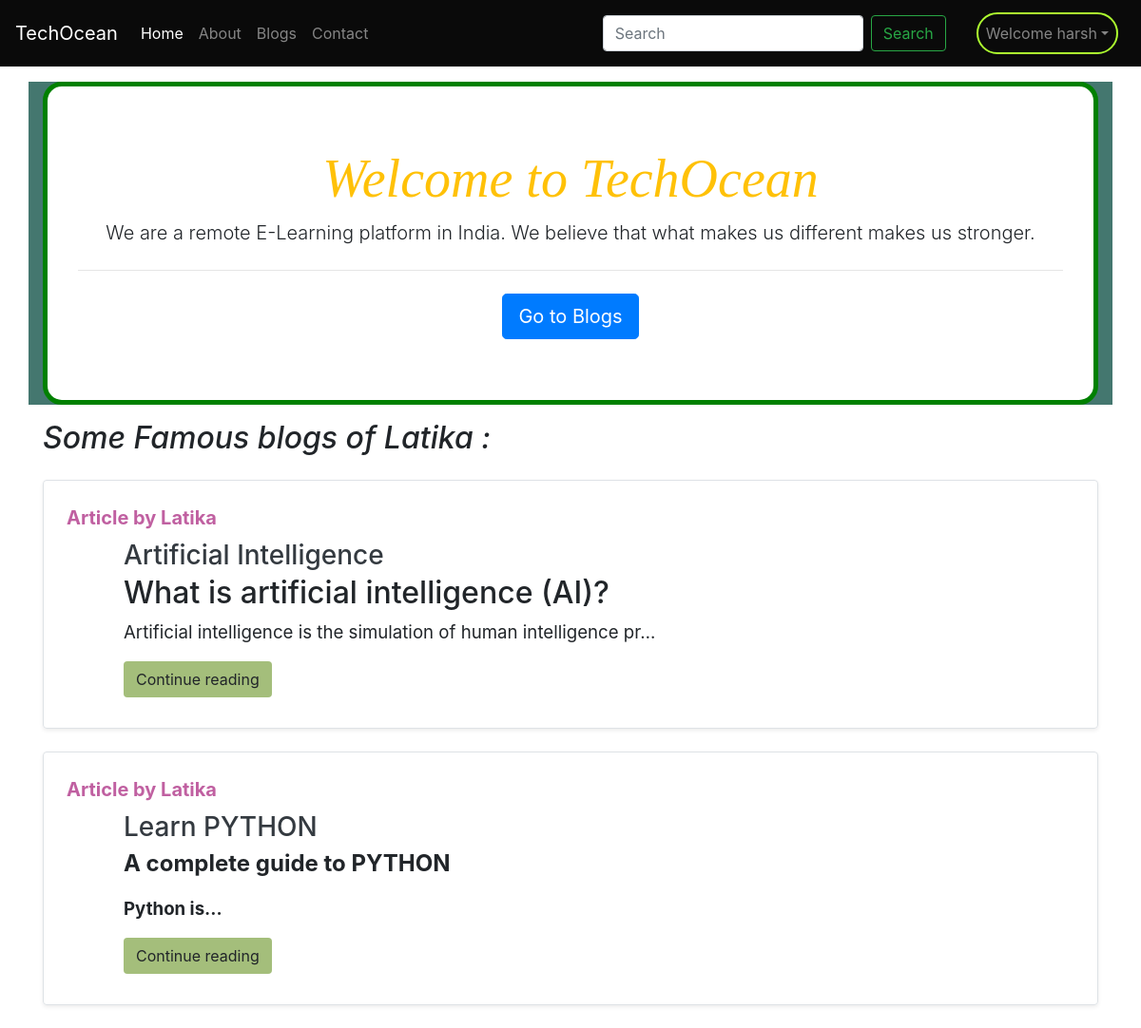
The app's page / (signed in) with its own data.
### blog/models.py (models this page shows, shortened)
class Post(models.Model):
    sno=models.AutoField(primary_key=True)
    title=models.CharField(max_length=255)
    author=models.CharField(max_length=14)
    slug=models.CharField(max_length=130)
    views= models.IntegerField(default=0)
    timeStamp=models.DateTimeField(blank=True)
    content=models.TextField()

### home/views.py (the view)
# urls.py: 2. Add a URL to urlpatterns:  path('', views.home, name='home')
def home(request):
     allPosts= Post.objects.all()
     context={'allPosts': allPosts}
     return render(request, "home/home.html", context)

### templates/home/home.html (shortened to what this page needs)
{% extends 'base.html' %}
{% block homeactive %} active {% endblock homeactive %}
{% block body %}
<div style="background-color: rgb(68, 119, 111);" class="container">
  <div style=" border: 5px solid green;" class="welcome-banner jumbotron my-3">
    <h1 style="font-family: 'Roboto Slab', serif;" class=" font-italic text-warning display-4">Welcome to TechOcean</h1>
    <p class="lead">We are a remote E-Learning platform in India. We believe that what makes us different makes us
      stronger.</p>
    <hr class="my-4">
    <a class="div-animate btn btn-primary btn-lg" href="/blog" role="button">Go to Blogs</a>
  </div>
</div>
<div class="container my-3">
  <h2 class=" font-italic">Some Famous blogs of Latika :</h2>
  {% for post in allPosts %}
  {% if post.author == 'Latika'%}
  <div class="row no-gutters border rounded overflow-hidden flex-md-row mb-4 shadow-sm h-md-250 my-4 position-relative">
    <div class="col p-4 d-flex flex-column position-static">
        <div style="color: #C060A1; font-size: 20px;">
            <strong class="d-inline-block mb-2">Article  by {{ post.author }}</strong>
        </div>
        <div style="margin-left: 60px;">
            <h3 class="mb-0"><a class="text-dark" href="/blog/{{post.slug}}">{{ post.title }} </a> </h3>
            <p class="card-text mb-auto"> <div class="preview">{{ post.content | safe | truncatechars:200}} </div></p>
            <div class="my-2">
                <a style="background-color: #A4BE7B;" href="/blog/{{post.slug}}" role="button" class="btn">Continue reading</a>
            </div>
        </div>
    </div>
</div>
  {% endif %}
  {% endfor %}
</div>
{% endblock body %}

### templates/base.html (shortened to what this page needs)
<!doctype html>
<html lang="en">
<head>
  <link rel="stylesheet" href="https://cdn.jsdelivr.net/npm/bootstrap@4.4.1/dist/css/bootstrap.min.css"
>
  <link rel="stylesheet" href="/static/styles.css">
  <link rel="stylesheet" href="https://unicons.iconscout.com/release/v4.0.0/css/line.css">
</head>
<body style="background-color: white;">
  <nav class="navbar-height navbar navbar-expand-lg navbar-dark" style="background-color: #0a0a0a;">
    <a class="navbar-brand" href="/">TechOcean</a>
    <div class="collapse navbar-collapse" id="navbarSupportedContent">
      <ul class="navbar-nav mr-auto">
        <li class="nav-item {% block homeactive %}  {% endblock homeactive %} ">
          <a class="nav-link" href="/">Home <span class="sr-only">(current)</span></a>
        </li>
        <li class="nav-item {% block aboutactive %}  {% endblock aboutactive %}">
          <a class="nav-link" href="/about">About</a>
        </li>
        <li class="nav-item {% block blogactive %}  {% endblock blogactive %}">
          <a class="nav-link" href="/blog">Blogs</a>
        </li>
        <li class="nav-item{% block contactactive %}  {% endblock contactactive %}">
          <a class="nav-link" href="/contact">Contact</a>
        </li>
      </ul>
      <form method="get" action="/search" class="form-inline my-2 my-lg-0 mx-4">
        <input class="form-control mr-sm-2" type="search" name="query" id="query" placeholder="Search"
          aria-label="Search">
        <button class="btn btn-outline-success my-2 mr-2 my-sm-0" type="submit">Search</button>
      </form>
      {% if user.is_authenticated %}
      <ul class="nav-user navbar-nav mr-2">
        <li class="nav-item dropdown">
          <a class="nav-link dropdown-toggle" href='#' id="navbarDropdown" role="button" data-toggle="dropdown"> Welcome
            {{request.user}}</a>
        </li>
      </ul>
    </div>
    {% endif %}
  </nav>
  {% block body %}
  {% endblock body %}
</body>
</html>

### static/styles.css (style rules this page uses)
body { background-color: cyan; }
.navbar-height { height: 70px; }
.nav-user { border: 2px solid greenyellow; border-radius: 30px; }
.welcome-banner { text-align: center; border-radius: 20px; background-color: white; }
input { border: 2px solid black; }

### records on screen
Post: author "Latika", title "Artificial Intelligence", content "What is artificial intelligence (AI)? Artificial intelligence is the simulation of human intelligence pr…"
Post: author "Latika", title "Learn PYTHON", content "A complete guide to PYTHON Python is…"

### other values on screen
{{ request.user }} "harsh"
